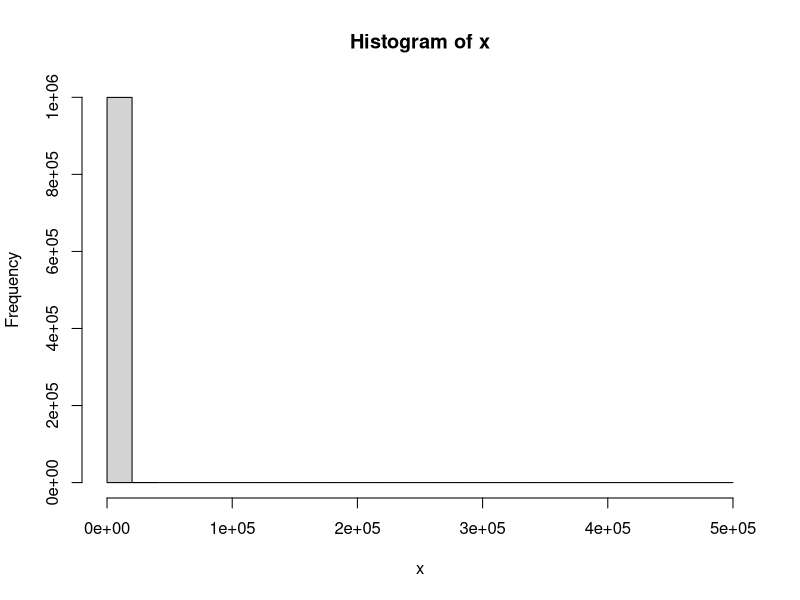
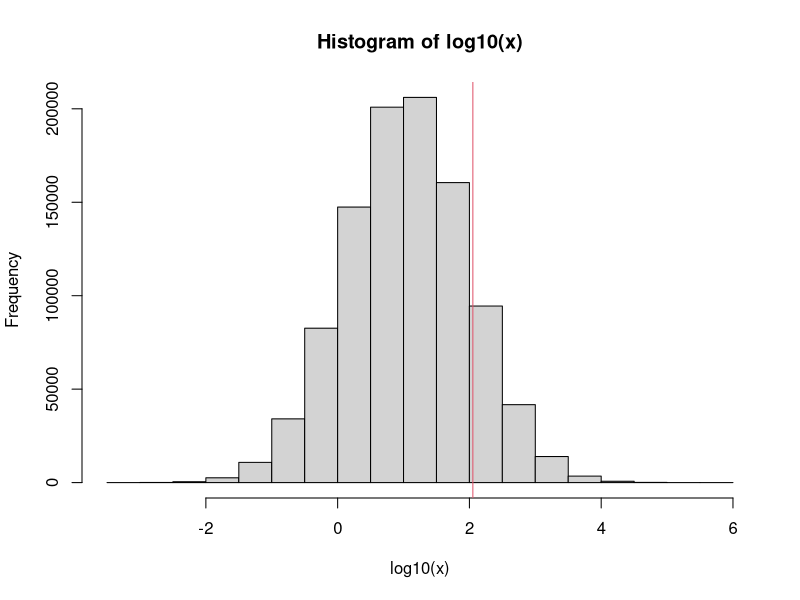
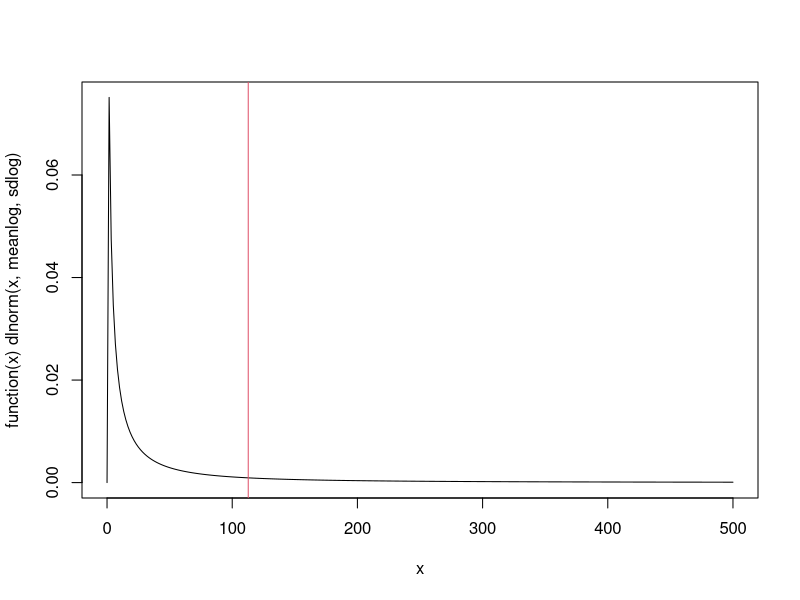
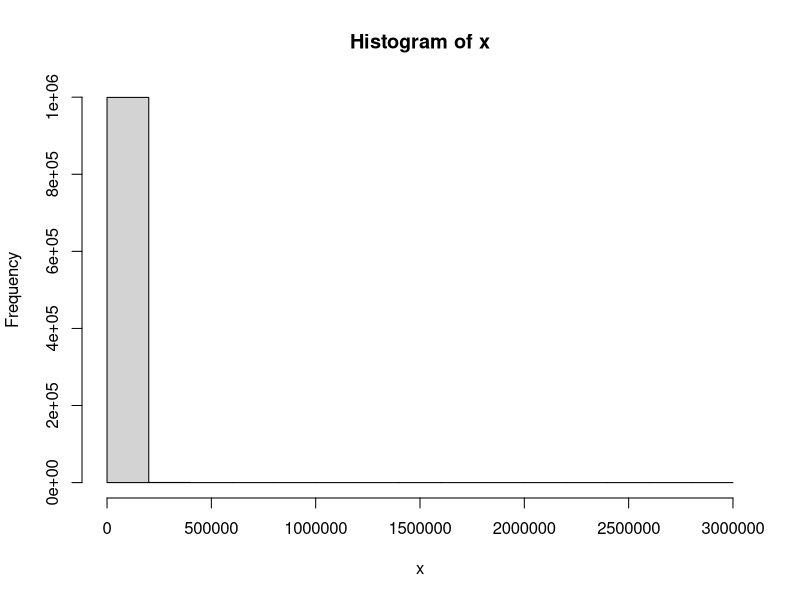
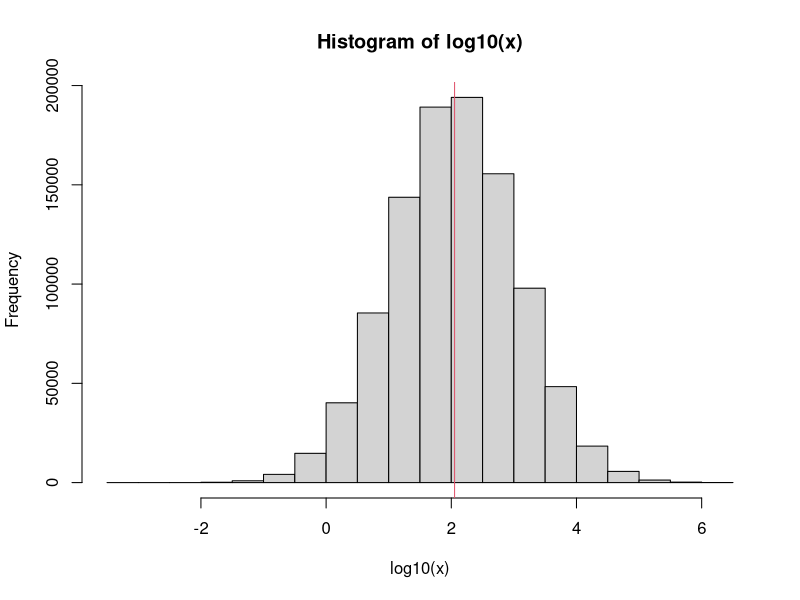
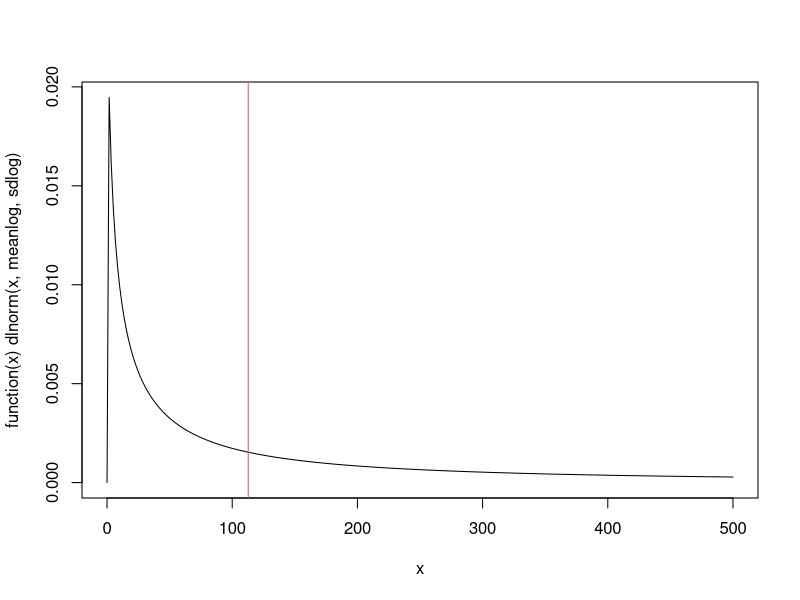

Here is the R script that generated these plots, in order:
## -------------------------------------------------------
##
## Derive priors for k.e and k.u bases on 
##
## October 18, 2023 -- Andreas Scheidegger
## andreas.scheidegger@eawag.ch
## -------------------------------------------------------

## CHECK:
## - good source of K.OW?
## - what is the base of reported log K.OW?
## - how should we guess the uncertainty?

## Based on:
## Hendriks, A. J., van der Linde, A., Cornelissen, G., & Sijm,
## D. T. H. M. (2001). The power of size. 1. Rate constants and
## equilibrium ratios for accumulation of organic substances related to
## octanol-water partition ratio and species weight. Environmental
## Toxicology and Chemistry, 20(7),
## 1399–1420. https://doi.org/10.1002/etc.5620200703

## -----------
## Constants, from Roman

w <- 2.25e-5        # organsim weight [kg]
kappa <- 0.25       # rate exponent [-]
rho.H2O <- 2.8e-3   # water layer diffusion rate [d kg^-kappa]
rho.CH2 <- 68       # lipid layer diffusion rate [d kg^-kappa]
p.CH2 <- 0.013      # Lipid fraction of organism [-]
gamma.0 <- 200      # Water absorption–excretion coefficient [gf^kappa/d]

## source: http://npic.orst.edu/factsheets/archive/malatech.html
K.OW <- 10^(2.75)   # Octanol–water partition ratio of Malathion [-]


## -----------
## Uptake rate k.u. Bases on Eq(5) of Hendriks et al.

k.u <- w^(-kappa) / (rho.H2O + rho.CH2/K.OW + 1/gamma.0)
k.u

## r2 on log scale: 0.39  (Fig 2, left)
##  -> uncertainty about +/- one order of magnitude

## -----------
## Elimination rate k.e. Based on Eq(8) of Hendriks et al.

k.e <- 1/(rho.CH2 * (K.OW - 1) + 1) * w^(-kappa)/(rho.H2O + rho.CH2/K.OW + 1/gamma.0)
k.e

## r2 on log scale: 0.7  (Fig 2, right) ???
## -> uncertainty about +/- one order of magnitude


## ----------
## Define distribution
## We need to have a guess about the uncertainty


## -- Idea I
## Use log normal with a mean of the above computation
## and relative standard deviation of one order of magnitude
## --> give us a extremely skewed distribution

mean <- k.u
sd <- 10*mean

meanlog <- log(mean) - 0.5*log(1 + (sd/mean)^2)
sdlog <- sqrt(log(1 + sd^2/(mean^2)))

x <- rlnorm(1000000, meanlog, sdlog)
mean(x)
sd(x)
hist(x)
hist(log10(x))
abline(v=log10(k.u), col=2)

plot(function(x) dlnorm(x, meanlog, sdlog), xlim=c(0, 500), n=301)
abline(v=k.u, col=2)


## -- Idea II
## Assume k.u is unbiased normal in the log space.
## -> a bit less skewed. median (k.u) = 10^log(mean k.u) 

meanlog = log10(k.u) / log10(exp(1))
sdlog = log10(10) / log10(exp(1)) # one order of magnitude (10 base)


x <- rlnorm(1000000, meanlog, sdlog)

median(x)
sd(x)
hist(x)
hist(log10(x))
abline(v=log10(k.u), col=2)

plot(function(x) dlnorm(x, meanlog, sdlog), xlim=c(0, 500), n=301)
abline(v=k.u, col=2)

